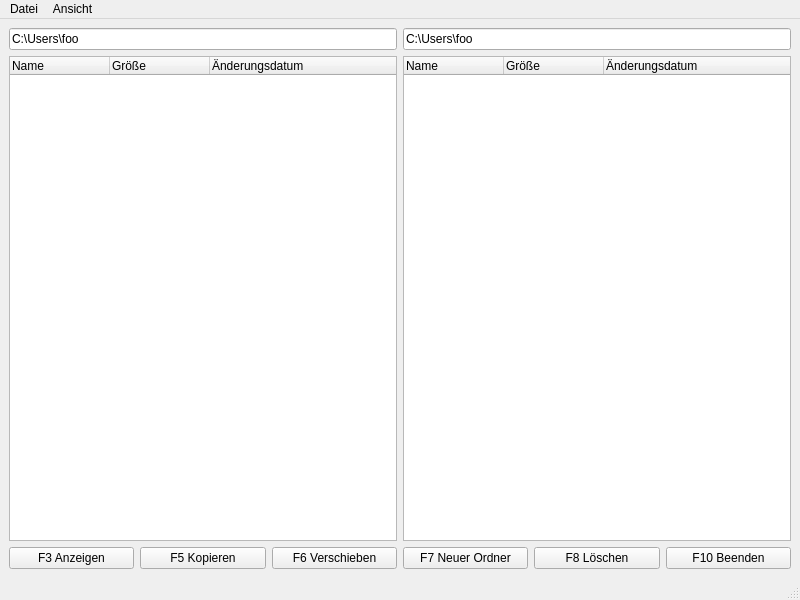
<?xml version="1.0" encoding="UTF-8"?>
<ui version="4.0">
 <class>MainWindow</class>
 <widget class="QMainWindow" name="MainWindow">
  <property name="geometry">
   <rect>
    <x>0</x>
    <y>0</y>
    <width>800</width>
    <height>600</height>
   </rect>
  </property>
  <property name="windowTitle">
   <string>Dateimanager</string>
  </property>
  <property name="windowIcon">
   <iconset theme="QIcon::ThemeIcon::DocumentNew"/>
  </property>
  <widget class="QWidget" name="centralwidget">
   <layout class="QGridLayout" name="gridLayout">
    <item row="0" column="0" colspan="3">
     <widget class="QLineEdit" name="lnEdPathLeft">
      <property name="text">
       <string>C:\Users\foo</string>
      </property>
      <property name="readOnly">
       <bool>true</bool>
      </property>
     </widget>
    </item>
    <item row="0" column="3" colspan="3">
     <widget class="QLineEdit" name="lnEdPathRight">
      <property name="text">
       <string>C:\Users\foo</string>
      </property>
      <property name="readOnly">
       <bool>true</bool>
      </property>
     </widget>
    </item>
    <item row="1" column="0" colspan="3">
     <widget class="FocusTrackingTreeWidget" name="treeWidgetLeft">
      <property name="columnCount">
       <number>3</number>
      </property>
      <column>
       <property name="text">
        <string>Name</string>
       </property>
      </column>
      <column>
       <property name="text">
        <string>Größe</string>
       </property>
      </column>
      <column>
       <property name="text">
        <string>Änderungsdatum</string>
       </property>
      </column>
     </widget>
    </item>
    <item row="1" column="3" colspan="3">
     <widget class="FocusTrackingTreeWidget" name="treeWidgetRight">
      <property name="columnCount">
       <number>3</number>
      </property>
      <column>
       <property name="text">
        <string>Name</string>
       </property>
      </column>
      <column>
       <property name="text">
        <string>Größe</string>
       </property>
      </column>
      <column>
       <property name="text">
        <string>Änderungsdatum</string>
       </property>
      </column>
     </widget>
    </item>
    <item row="2" column="0">
     <widget class="QPushButton" name="btnView">
      <property name="text">
       <string>F3 Anzeigen</string>
      </property>
      <property name="shortcut">
       <string>F3</string>
      </property>
     </widget>
    </item>
    <item row="2" column="1">
     <widget class="QPushButton" name="btnCopy">
      <property name="text">
       <string>F5 Kopieren</string>
      </property>
      <property name="icon">
       <iconset theme="edit-copy"/>
      </property>
      <property name="shortcut">
       <string>F5</string>
      </property>
     </widget>
    </item>
    <item row="2" column="2">
     <widget class="QPushButton" name="btnMove">
      <property name="text">
       <string>F6 Verschieben</string>
      </property>
      <property name="shortcut">
       <string>F6</string>
      </property>
     </widget>
    </item>
    <item row="2" column="3">
     <widget class="QPushButton" name="btnCreateDirectory">
      <property name="text">
       <string>F7 Neuer Ordner</string>
      </property>
      <property name="icon">
       <iconset theme="folder-new"/>
      </property>
      <property name="shortcut">
       <string>F7</string>
      </property>
     </widget>
    </item>
    <item row="2" column="4">
     <widget class="QPushButton" name="btnRemove">
      <property name="text">
       <string>F8 Löschen</string>
      </property>
      <property name="icon">
       <iconset theme="edit-delete"/>
      </property>
      <property name="shortcut">
       <string>F8</string>
      </property>
     </widget>
    </item>
    <item row="2" column="5">
     <widget class="QPushButton" name="btnExit">
      <property name="text">
       <string>F10 Beenden</string>
      </property>
      <property name="icon">
       <iconset theme="application-exit"/>
      </property>
      <property name="shortcut">
       <string>F10</string>
      </property>
     </widget>
    </item>
   </layout>
  </widget>
  <widget class="QMenuBar" name="menubar">
   <property name="geometry">
    <rect>
     <x>0</x>
     <y>0</y>
     <width>800</width>
     <height>22</height>
    </rect>
   </property>
   <widget class="QMenu" name="menuFile">
    <property name="title">
     <string>Datei</string>
    </property>
    <addaction name="actionExit"/>
   </widget>
   <widget class="QMenu" name="menuView">
    <property name="title">
     <string>Ansicht</string>
    </property>
    <addaction name="actionRefresh"/>
   </widget>
   <addaction name="menuFile"/>
   <addaction name="menuView"/>
  </widget>
  <widget class="QStatusBar" name="statusbar"/>
  <action name="actionExit">
   <property name="icon">
    <iconset theme="application-exit"/>
   </property>
   <property name="text">
    <string>Beenden</string>
   </property>
  </action>
  <action name="actionRefresh">
   <property name="icon">
    <iconset theme="view-refresh"/>
   </property>
   <property name="text">
    <string>Neu einlesen</string>
   </property>
   <property name="shortcut">
    <string>Ctrl+R</string>
   </property>
  </action>
 </widget>
 <customwidgets>
  <customwidget>
   <class>FocusTrackingTreeWidget</class>
   <extends>QTreeWidget</extends>
   <header>focustrackingtreewidget.h</header>
  </customwidget>
 </customwidgets>
 <resources/>
 <connections/>
</ui>
